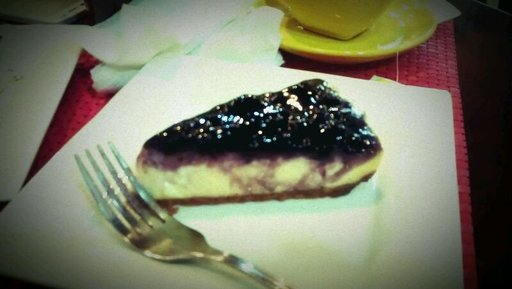
#> input picture train/cheesecake/1057054.jpg, 512 x 289 px, given in place of 1085860.jpg, which was not available
$ jupyter execute --allow-errors Image_Food_Logistic_Regression.ipynb   (text cells are left out)
#> lines starting #> are read from the running program, lines starting #| are printed output that depends on the picture; pictures that were not available may be replaced by others from this repository, and a replacement may not be noted
[cell 1]
import numpy as np # linear algebra
import pandas as pd # data processing, CSV file I/O (e.g. pd.read_csv)
import matplotlib.pyplot as plt
import cv2

import os
print(os.listdir("../content/drive/MyDrive/Food_dataset"))
import warnings
warnings.filterwarnings('ignore')
from random import shuffle
import skimage
import skimage.io
from pathlib import Path
from tqdm import tqdm
from skimage import transform
from skimage.transform import resize
from skimage.color import rgb2gray
from skimage import transform
from PIL import Image
import re
from sklearn import model_selection
from sklearn import linear_model
from sklearn import metrics

[cell 2]
train_cheesecake = "/content/drive/MyDrive/Food_dataset/train/cheesecake"
#train_cup_cakes= "/content/drive/MyDrive/Food_dataset/train/cup_cakes"
#train_hamburger= "/content/drive/MyDrive/Food_dataset/train/hamburger"
#train_pizza= "/content/drive/MyDrive/Food_dataset/train/pizza"
train_donuts= "/content/drive/MyDrive/Food_dataset/train/donuts"

test_cheesecake = "/content/drive/MyDrive/Food_dataset/test/cheesecake"
#test_cup_cakes= "/content/drive/MyDrive/Food_dataset/test/cup_cakes"
#test_hamburger= "/content/drive/MyDrive/Food_dataset/test/hamburger"
#test_pizza= "/content/drive/MyDrive/Food_dataset/test/pizza"
test_donuts= "/content/drive/MyDrive/Food_dataset/test/donuts"

image_size = 128

[cell 3]
Image.open("/content/drive/MyDrive/Food_dataset/train/cheesecake/1085860.jpg")

[cell 4]
# [11 lines of commented-out code are left out]

for image in tqdm(os.listdir(train_donuts)):
    path = os.path.join(train_donuts, image)
    img = cv2.imread(path, cv2.IMREAD_GRAYSCALE)
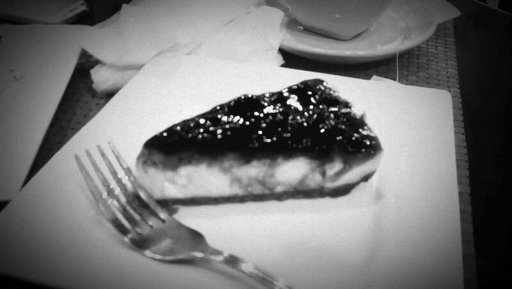
#> img: shape (289, 512); min 0, max 255, mean 119
    img = cv2.resize(img, (image_size, image_size)).flatten()
#> img = 16384 values, max 246 at index 6715, min 0 at index 15103, mean 118.9
    np_img=np.asarray(img)
#> np_img has the same summary as img

# [4 lines of commented-out code are left out]

for image2 in tqdm(os.listdir(train_cheesecake)):
    path = os.path.join(train_cheesecake, image2)
    img2 = cv2.imread(path, cv2.IMREAD_GRAYSCALE)
    img2 = cv2.resize(img2, (image_size, image_size)).flatten()
#> img2 has the same summary as img
    np_img2=np.asarray(img2)
#> np_img2 has the same summary as img
#> pass 2 of the loop `for image2 in tqdm(os.listdir(train_cheesecake)):`:
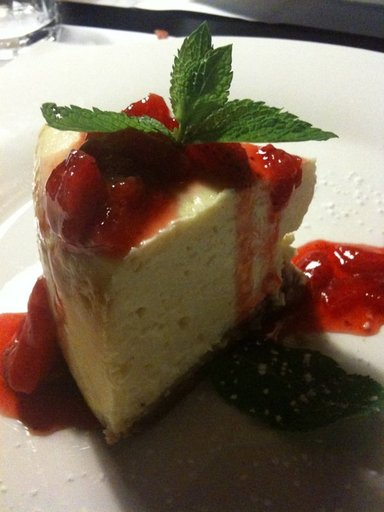
#> input picture train/cheesecake/124545.jpg, 384 x 512 px, found by its file name
#> `img2 = cv2.imread(path, cv2.IMREAD_GRAYSCALE)`:
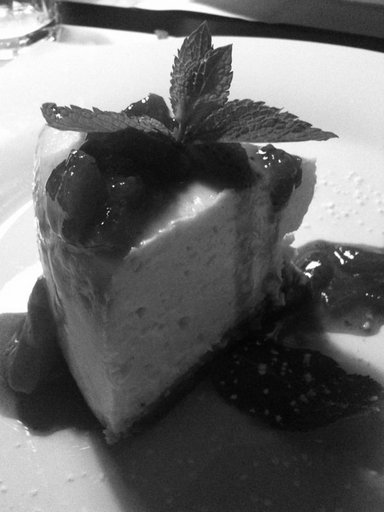
#> img2: shape (512, 384); min 3, max 255, mean 104.9
#> `img2 = cv2.resize(img2, (image_size, image_size)).flatten()`: img2 = 16384 values, max 255 at index 385, min 4 at index 10967, mean 105.2
#> np_img2 has the same summary as img2
#> pass 3 of the loop `for image2 in tqdm(os.listdir(train_cheesecake)):`:
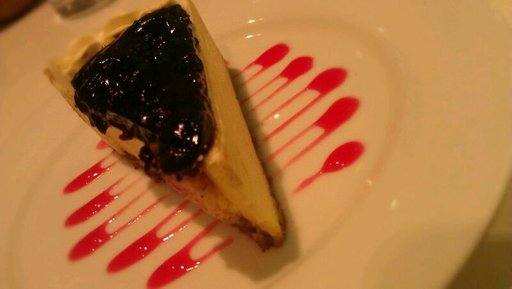
#> input picture train/cheesecake/1410063.jpg, 512 x 289 px, found by its file name
#> `img2 = cv2.imread(path, cv2.IMREAD_GRAYSCALE)`:
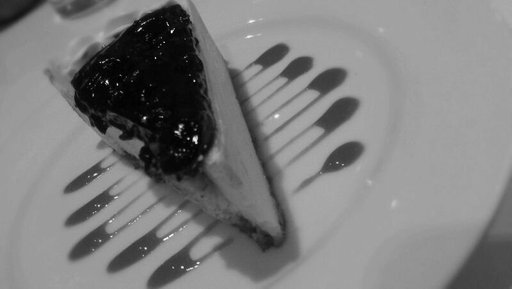
#> img2: shape (289, 512); min 0, max 255, mean 125.2
#> `img2 = cv2.resize(img2, (image_size, image_size)).flatten()`: img2 = 16384 values, max 227 at index 1214, min 1 at index 5285, mean 125.1
#> np_img2 has the same summary as img2
#> the loop made 4 passes; the first 3 are shown
#> `[cell 4] #for image in tqdm(os.listdir(pizza)): #path = os.path.join(p..`:
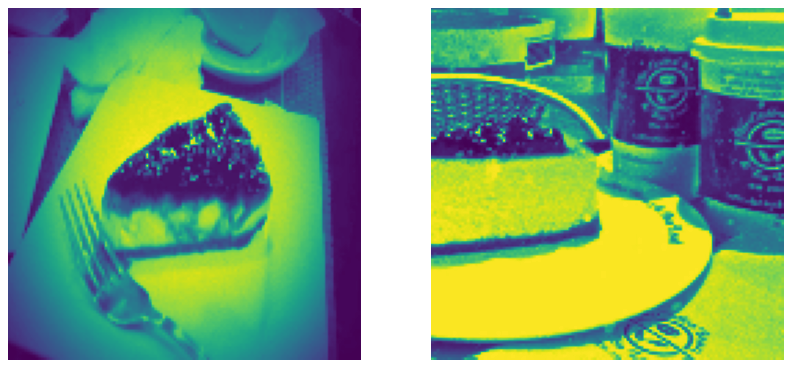
#> figure drawn by matplotlib, 2 panels


plt.figure(figsize=(10,10))
plt.subplot(1, 2, 1)
plt.imshow(np_img.reshape(image_size, image_size))
plt.axis('off')
plt.subplot(1, 2, 2)
plt.imshow(np_img2.reshape(image_size, image_size))
plt.axis('off')
# [10 lines of commented-out code are left out]

[cell 5]
def train_data():
    train_data_cheesecake= []
    train_data_donuts=[]
    #train_data_cup_cakes=[]
    for image1 in tqdm(os.listdir(train_donuts)):
        path = os.path.join(train_donuts, image1)
        img1 = cv2.imread(path, cv2.IMREAD_GRAYSCALE)
        img1 = cv2.resize(img1, (image_size, image_size))
        train_data_donuts.append(img1)

    for image2 in tqdm(os.listdir(train_cheesecake)):
        path = os.path.join(train_cheesecake, image2)
        img2 = cv2.imread(path, cv2.IMREAD_GRAYSCALE)
        img2 = cv2.resize(img2, (image_size, image_size))
        train_data_cheesecake.append(img2)
    # [16 lines of commented-out code are left out]
    train_data= np.concatenate((np.asarray(train_data_donuts),np.asarray(train_data_cheesecake)),axis=0)
    return train_data

[cell 6]
def test_data():
    test_data_cheesecake = []
    test_data_donuts=[]
    #test_data_hamburger=[]
    #test_data_pizza=[]
    #test_data_cup_cakes=[]

    for image1 in tqdm(os.listdir(test_cheesecake)):
        path = os.path.join(test_cheesecake, image1)
        img1 = cv2.imread(path, cv2.IMREAD_GRAYSCALE)
        img1 = cv2.resize(img1, (image_size, image_size))
        test_data_cheesecake.append(img1)
    # [5 lines of commented-out code are left out]
    for image2 in tqdm(os.listdir(test_donuts)):
        path = os.path.join(test_donuts, image2)
        img2 = cv2.imread(path, cv2.IMREAD_GRAYSCALE)
        img2 = cv2.resize(img2, (image_size, image_size))
        test_data_donuts.append(img2)
    # [10 lines of commented-out code are left out]
    test_data= np.concatenate((np.asarray(test_data_cheesecake),np.asarray(test_data_donuts)),axis=0)
    return test_data

[cell 7]
train_data = train_data()
#> in train_data, `img1 = cv2.resize(img1, (image_size, image_size))`:
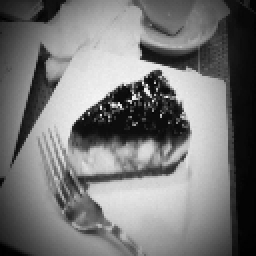
#> img1: shape (128, 128) (shown 2 times larger); min 0, max 246, mean 118.9
#> pass 2 of the loop in train_data, `for image2 in tqdm(os.listdir(train_cheesecake)):`:
#> in train_data, `img2 = cv2.resize(img2, (image_size, image_size))`:
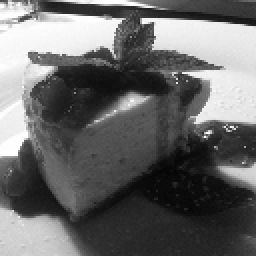
#> img2: shape (128, 128) (shown 2 times larger); min 4, max 255, mean 105.2
#> pass 3 of the loop in train_data, `for image2 in tqdm(os.listdir(train_cheesecake)):`:
#> in train_data, `img2 = cv2.resize(img2, (image_size, image_size))`:
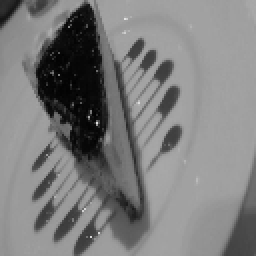
#> img2: shape (128, 128) (shown 2 times larger); min 1, max 227, mean 125.1
#> the loop made 4 passes; the first 3 are shown
#> pass 2 of the loop in test_data, `for image1 in tqdm(os.listdir(test_cheesecake)):`:
#> pass 3 of the loop in test_data, `for image1 in tqdm(os.listdir(test_cheesecake)):`:
#> the loop made 4 passes; the first 3 are shown
test_data = test_data()

[cell 8]
x_data=np.concatenate((train_data,test_data),axis=0)
x_data = (x_data-np.min(x_data))/(np.max(x_data)-np.min(x_data))

[cell 9]
z1 = np.zeros(96)
o1 = np.ones(96)
Y_train = np.concatenate((o1, z1), axis=0).reshape(-1, 1)
z = np.zeros(10)
o = np.ones(10)
Y_test = np.concatenate((o, z), axis=0).reshape(-1, 1)

[cell 10]
y_data=np.concatenate((Y_train,Y_test),axis=0)

[cell 11]
print("X shape: " , x_data.shape)
#| X shape:  (10, 128, 128)
print("Y shape: " , y_data.shape)

[cell 12]
from sklearn.model_selection import train_test_split

num_samples = min(x_data.shape[0], y_data.shape[0])
#> num_samples = 10
x_data_matched = x_data[:num_samples]
y_data_matched = y_data[:num_samples]
#> y_data_matched = [1, 1, 1, 1, 1, 1, 1, 1, 1, 1]

x_train, x_test, y_train, y_test = train_test_split(x_data_matched, y_data_matched, test_size=0.2, random_state=42)
number_of_train = x_train.shape[0]
#> number_of_train = 8
number_of_test = x_test.shape[0]
#> number_of_test = 2

[cell 13]
x_train_flatten = x_train.reshape(number_of_train,x_train.shape[1]*x_train.shape[2])
x_test_flatten = x_test .reshape(number_of_test,x_test.shape[1]*x_test.shape[2])
print("X train flatten",x_train_flatten.shape)
#| X train flatten (8, 16384)
print("X test flatten",x_test_flatten.shape)
#| X test flatten (2, 16384)

[cell 14]
x_train = x_train_flatten.T
x_test = x_test_flatten.T
y_test = y_test.T
y_train = y_train.T
print("x train: ",x_train.shape)
#| x train:  (16384, 8)
print("x test: ",x_test.shape)
#| x test:  (16384, 2)
print("y train: ",y_train.shape)
#| y train:  (1, 8)
print("y test: ",y_test.shape)
#| y test:  (1, 2)

[cell 15]
#This function initializes the weights w and bias b for the logistic regression
def initialize_weights_and_bias(dimension):
    w = np.full((dimension,1),0.01)
    b = 0.0
    return w, b

#This function calculates the sigmoid activation function for a given input z
def sigmoid(z):
    y_head = 1/(1+np.exp(-z))
    return y_head

#It takes the weight matrix w, bias b, training data x_train
def forward_backward_propagation(w,b,x_train,y_train):
    # forward propagation
    #calculates the dot product of the weight matrix and training data
    z = np.dot(w.T,x_train) + b
    y_head = sigmoid(z)
    loss = -y_train*np.log(y_head)-(1-y_train)*np.log(1-y_head)
    cost = (np.sum(loss))/x_train.shape[1]
    # backward propagation
    #computes the derivatives of the weight matrix w
    #and bias b with respect to the loss
    derivative_weight = (np.dot(x_train,((y_head-y_train).T)))/x_train.shape[1]
    derivative_bias = np.sum(y_head-y_train)/x_train.shape[1]
    gradients = {"derivative_weight": derivative_weight,"derivative_bias": derivative_bias}
    return cost,gradients

#This function performs gradient descent
#to update the weight matrix w and bias b iteratively
def update(w, b, x_train, y_train, learning_rate,number_of_iterarion):
    cost_list = []
    cost_list2 = []
    index = []

    for i in range(number_of_iterarion):

        cost,gradients = forward_backward_propagation(w,b,x_train,y_train)
        cost_list.append(cost)

        w = w - learning_rate * gradients["derivative_weight"]
        b = b - learning_rate * gradients["derivative_bias"]
        if i % 100 == 0:
            cost_list2.append(cost)
            index.append(i)
            print ("Cost after iteration %i: %f" %(i, cost))

    parameters = {"weight": w,"bias": b}
    plt.plot(index,cost_list2)
    plt.xticks(index,rotation='vertical')
    plt.xlabel("Number of Iterarion")
    plt.ylabel("Cost")
    plt.show()
    return parameters, gradients, cost_list

#This function predicts the labels for the test data x_test
#using the trained weight matrix w and bias b
def predict(w,b,x_test):

    z = sigmoid(np.dot(w.T,x_test)+b)
    Y_prediction = np.zeros((1,x_test.shape[1]))

    for i in range(z.shape[1]):
        if z[0,i]<= 0.5:
            Y_prediction[0,i] = 0
        else:
            Y_prediction[0,i] = 1

    return Y_prediction
# This is the main function that orchestrates the logistic regression process.
def logistic_regression(x_train, y_train, x_test, y_test, learning_rate ,  num_iterations):

    dimension =  x_train.shape[0]
    w,b = initialize_weights_and_bias(dimension)

    parameters, gradients, cost_list = update(w, b, x_train, y_train, learning_rate,num_iterations)

    y_prediction_test = predict(parameters["weight"],parameters["bias"],x_test)
    y_prediction_train = predict(parameters["weight"],parameters["bias"],x_train)

    print("Test Accuracy: {} %".format(round(100 - np.mean(np.abs(y_prediction_test - y_test)) * 100,2)))
    print("Train Accuracy: {} %".format(round(100 - np.mean(np.abs(y_prediction_train - y_train)) * 100,2)))

[cell 16]
logistic_regression(x_train, y_train, x_test, y_test,learning_rate = 0.01, num_iterations = 1500)
#> in update, `plt.show()`:
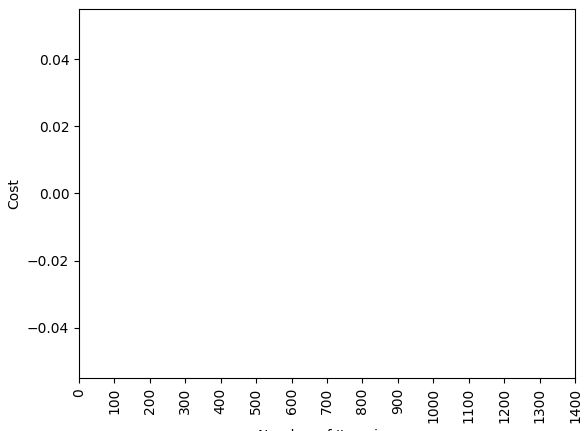
#> figure drawn by matplotlib, 1 panel
